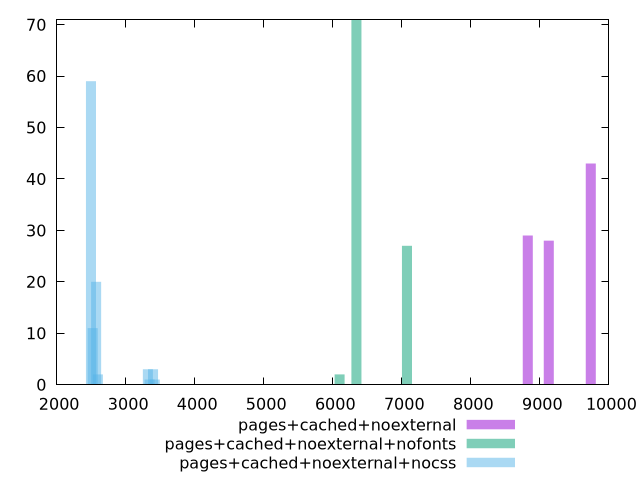

This chart was generated by the following gnuplot code:
$_pagesCachedNoexternal <<EOF
9738.00410229686 43
9129.378845903306 28
8825.06621770653 29
EOF
$_pagesCachedNoexternalNofonts <<EOF
6343.179337492864 71
7075.084645665118 27
6099.210901435446 2
EOF
$_pagesCachedNoexternalNocss <<EOF
2497.467696883748 59
2572.3917277902606 20
3396.5560677618973 3
3321.632036855385 3
3421.530744730735 1
2522.4423738525857 11
2597.3664047590983 2
3346.6067138242224 1
EOF
set key outside below
set terminal pngcairo
set output "report_00006_2020-11-02T20-21-41.718Z/largest-contentful-paint/largest-contentful-paint_pages+cached+noexternal_pages+cached+noexternal+nofonts_pages+cached+noexternal+nocss+hist.png"
set boxwidth 144.81072810826223
set style fill transparent solid 0.5 noborder
set yrange [0:71]
plot $_pagesCachedNoexternal title "pages+cached+noexternal" with boxes ,$_pagesCachedNoexternalNofonts title "pages+cached+noexternal+nofonts" with boxes ,$_pagesCachedNoexternalNocss title "pages+cached+noexternal+nocss" with boxes ,
